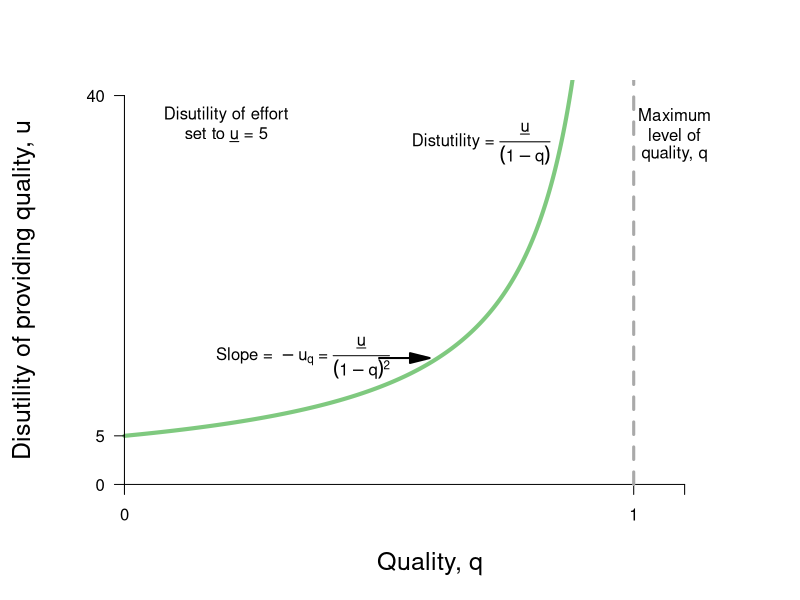

This figure's R source:
require(ggplot2)
require(shape)
require(plotrix)
pdf(file = "information_power/ch11_fig2.pdf", width = 9, height = 7)

#Set parameters for graphics
axislabelsize <- 1.5

disutilityFn <- function(q, delta = 5) {
  delta /(1 - q)
}

#COL <- c("#1B9E77", "#D95F02", "#7570B3", "#E7298A", "#66A61E", "#E6AB02", "#A6761D", "#666666")
COL <- c("#7fc97f", "#beaed4", "#fdc086", "#ffff99")
par(mar =  c(5, 5, 4, 2))
xlims <- c(0, 1.2)
ylims <- c(0, 40)


plot(0, 0, xlim = xlims, ylim = ylims, type = "n",
     xlab = expression(paste("Quality, ", q)),
     ylab = expression(paste("Disutility of providing quality, ", u)),
     xaxt = "n", yaxt = "n", cex.lab = axislabelsize, bty = "n")

npts <- 500 
npts2 <- 501
#Specify the sequences of points for graphing. 
xx1 <- seq(xlims[1], 0.9, length.out = npts)
xx2 <- seq(xlims[1], xlims[2], length.out = npts)
xx3 <- seq(xlims[1], xlims[2], length.out = npts2)
xx4 <- seq(xlims[1], 25, length.out = npts2)

#Draw the lines for the graphs
lines(xx1, disutilityFn(xx1), col = COL[1], lwd = 4)
#lines(xx2, solowCondition(xx2, delta = 5), col = COL[3], lwd = 4)
#lines(xx2, solowInfeas(xx2, delta = 5), col = COL[1], lwd = 4, lty = 2)

#Customize ticks and labels for the plot
ticksy <- c(0, 5, 40)
ylabels <- c(0, 5, 40)
ticksx <- c(0, 1, 1.1)
xlabels <- c(0, 1.0, NA)
axis(1, at = ticksx, pos = 0, labels = xlabels)
axis(2, at = ticksy, pos = 0, labels = ylabels, las = 1)

#Annotation of the  graphs
text(0.7, 35, expression(paste("Distutility = ", frac(underline("u"), (1 - q)))))

#Line for the absolute maximum quality
segments(1, 0, 1, 42, lty = 2, lwd = 3, col = "darkgray")

#Arrow to Slope of BRF
Arrows(0.5, 13, 0.58, 13, col = "black", lty = 1, lwd = 2, arr.type = "triangle")
text(0.35, 13, expression(paste("Slope = " - u[q], " = ", frac(underline("u"), (1 - q)^2))))

#Text to indicate delta = 5
text(0.2, 38, expression(paste("Disutility of effort")))
text(0.2, 36, expression(paste("set to ", underline("u"), " = 5")))

#Text for max quality
text(1.08, 38, expression(paste("Maximum")))
text(1.08, 36, expression(paste("level of")))
text(1.08, 34, expression(paste("quality, q")))


dev.off()
